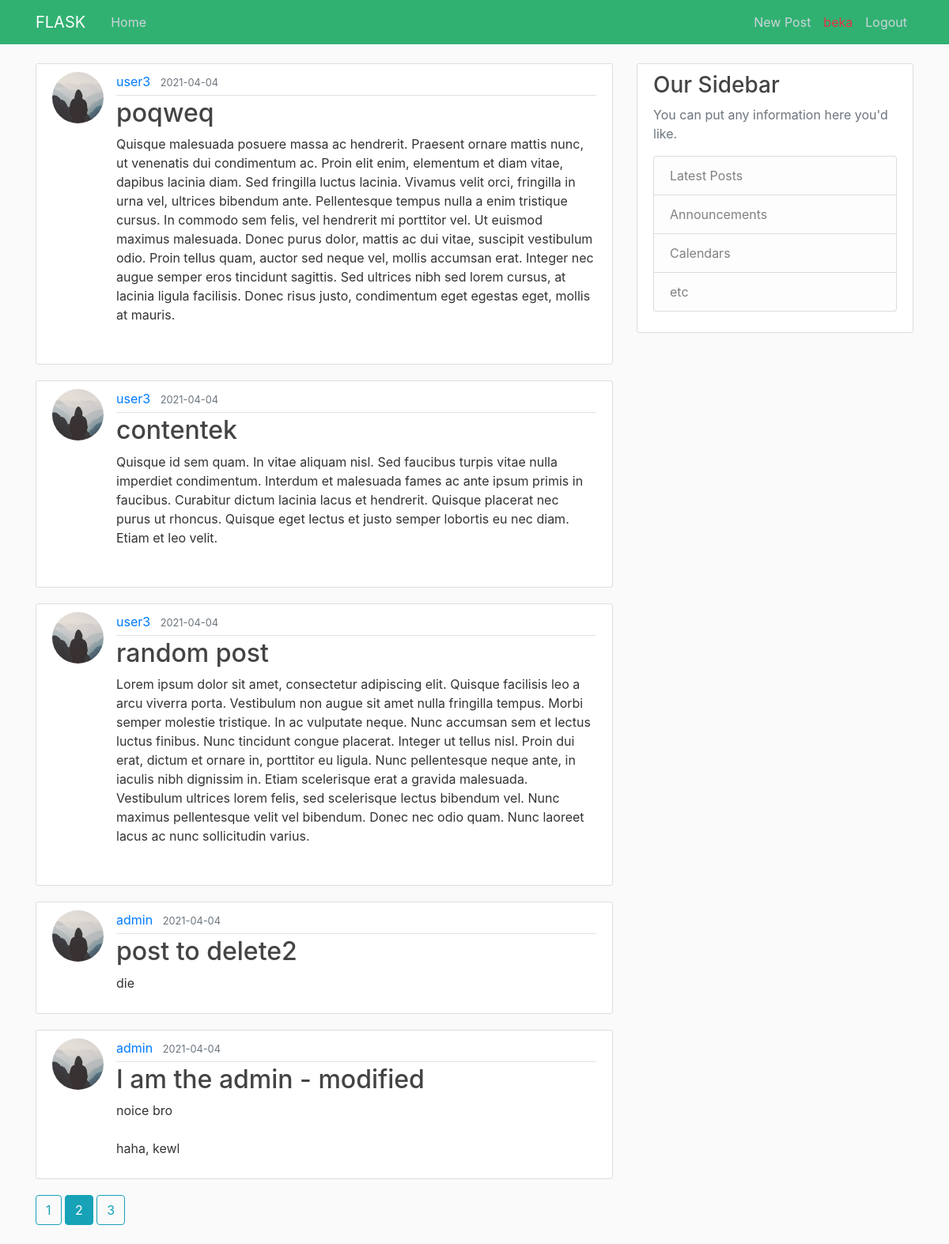
Page /index?page=2 (signed in) on the committed database.
### web_app/models.py (models this page shows, shortened)
class User(db.Model, UserMixin):
    id = db.Column(db.Integer, primary_key=True)
    username = db.Column(db.String(20), unique=True, nullable=False)
    email = db.Column(db.String(40), unique=True, nullable=False)
    image_file = db.Column(db.String(20), nullable=False, default='default.jpg')
    password = db.Column(db.String(100), nullable=False)
    posts = db.relationship("Post", backref="author", lazy=True)

class Post(db.Model):
    id = db.Column(db.Integer, primary_key=True)
    title = db.Column(db.String(100), nullable=False)
    date_posted = db.Column(db.DateTime, nullable=False, default=datetime.utcnow)
    content = db.Column(db.Text, nullable=False)
    user_id = db.Column(db.Integer, db.ForeignKey("user.id"), nullable=False)

### web_app/routes.py (the view)
@app.route("/")
@app.route("/index")
def index():
    page = request.args.get("page", 1, type=int) # get the first page when index loads
    posts = Post.query.order_by(Post.date_posted.desc()).paginate(page=page, per_page=5) # DB QUERY, object creation and setting up pages, and ordering by latest post
    return render_template('index.html', title="Home page", posts=posts)

### web_app/models.py (called while the page is built)
@login_manager.user_loader
def load_user(user_id):
    return User.query.get(int(user_id))

### web_app/templates/index.html (shortened to what this page needs)
{% extends "base.html" %}
{% block content %}
    {% for post in posts.items %}
        <article class="media content-section">
          <img class="rounded-circle article-img" src="{{ url_for('static', filename='profile_pics/' + post.author.image_file) }}">
          <div class="media-body">
            <div class="article-metadata">
              <a class="mr-2" href="{{url_for("user_posts", username=post.author.username)}}">{{ post.author.username }}</a>
              <small class="text-muted">{{ post.date_posted.strftime('%Y-%m-%d') }}</small>
            </div>
            <h2> <a class="article-title" href="{{ url_for('post', post_id=post.id) }}"> {{ post.title }} </a></h2>
            <p class="article-content">{{ post.content }}</p>
          </div>
</article>
{% endfor %}
{% for page_num in posts.iter_pages(left_edge=1, right_edge=1, left_current=1, right_current=2)  %}
  {% if page_num %}
    {% if posts.page == page_num%}
        <a class="btn btn-info media-body mb-4" href="{{ url_for("index", page=page_num) }}"> {{ page_num}} </a>
    {% else %}
        <a class="btn btn-outline-info mb-4" href="{{ url_for("index", page=page_num) }}"> {{ page_num}} </a>
    {% endif %}
  {% else %}
    ...
  {% endif %}
{% endfor %}
{% endblock %}

### web_app/templates/base.html (shortened to what this page needs)
<!DOCTYPE html>
<html>
<head>
    <link rel="stylesheet" href="https://maxcdn.bootstrapcdn.com/bootstrap/4.0.0/css/bootstrap.min.css">
    <link rel="stylesheet" type="text/css" href="{{ url_for('static', filename='main.css') }}">
</head>
<body>
    <header class="site-header">
      <nav class="navbar navbar-expand-md navbar-dark bg-steel fixed-top">
        <div class="container">
          <a class="navbar-brand mr-4" href="/">FLASK</a>
          <div class="collapse navbar-collapse" id="navbarToggle">
            <div class="navbar-nav mr-auto">
              <a class="nav-item nav-link" href="{{ url_for('index') }}">Home</a>
            </div>
            <div class="navbar-nav">
              {% if current_user.is_authenticated %}
                <a class="nav-item nav-link" href="{{ url_for('new_post') }}">New Post</a>
                <a class="nav-item nav-link text-danger" href="{{ url_for('account') }}"> {{current_user.username}}</a>
                <a class="nav-item nav-link" href="{{ url_for('logout') }}">Logout</a>
              {% else %}
                <a class="nav-item nav-link" href="{{ url_for('login') }}">Login</a>
                <a class="nav-item nav-link" href="{{ url_for('register') }}">Register</a>
              {% endif %}
            </div>
          </div>
        </div>
      </nav>
    </header>
    <main role="main" class="container">
      <div class="row">
        <div class="col-md-8">
          {% block content %}{% endblock %}
        </div>
        <div class="col-md-4">
          <div class="content-section">
            <h3>Our Sidebar</h3>
            <p class='text-muted'>You can put any information here you'd like.
              <ul class="list-group">
                <li class="list-group-item list-group-item-light">Latest Posts</li>
                <li class="list-group-item list-group-item-light">Announcements</li>
                <li class="list-group-item list-group-item-light">Calendars</li>
                <li class="list-group-item list-group-item-light">etc</li>
              </ul>
            </p>
          </div>
        </div>
      </div>
    </main>
</body>
</html>

### web_app/static/main.css (style rules this page uses)
body { background: #fafafa; color: #333333; margin-top: 5rem; }
h1, h2, h3, h4, h5, h6 { color: #444444; }
.bg-steel { background-color: #31b171; }
.site-header .navbar-nav .nav-link { color: #cbd5db; }
.content-section { background: #ffffff; padding: 10px 20px; border: 1px solid #dddddd; border-radius: 3px; margin-bottom: 20px; }
.article-title { color: #444444; }
.article-content { white-space: pre-line; }
.article-img { height: 65px; width: 65px; margin-right: 16px; }
.article-metadata { padding-bottom: 5px; margin-bottom: 3px; border-bottom: 1px solid #e3e3e3 }

### rows in the picture
User: username "beka"
Post: image_file (placeholder picture), author.username "user3", date_posted "2021-04-04", title "poqweq", content "Quisque malesuada posuere massa ac hendrerit. Praesent ornare mattis nunc, ut venenatis dui condimentum ac. Proin elit enim, elementum et diam vitae, dapibus lacinia diam. Sed fringilla luctus lacinia. Vivamus velit orci, fringilla in urna vel, ultrices bibendum ante. Pellentesque tempus nulla a enim tristique cursus. In commodo sem felis, vel hendrerit mi porttitor vel. Ut euismod maximus malesuada. Donec purus dolor, mattis ac dui vitae, suscipit vestibulum odio. Proin tellus quam, auctor sed neque vel, mollis accumsan erat. Integer nec augue semper eros tincidunt sagittis. Sed ultrices nibh sed lorem cursus, at lacinia ligula facilisis. Donec risus justo, condimentum eget egestas eget,…"
Post: image_file (placeholder picture), author.username "user3", date_posted "2021-04-04", title "contentek", content "Quisque id sem quam. In vitae aliquam nisl. Sed faucibus turpis vitae nulla imperdiet condimentum. Interdum et malesuada fames ac ante ipsum primis in faucibus. Curabitur dictum lacinia lacus et hendrerit. Quisque placerat nec purus ut rhoncus. Quisque eget lectus et justo semper lobortis eu nec diam. Etiam et leo velit."
Post: image_file (placeholder picture), author.username "user3", date_posted "2021-04-04", title "random post", content "Lorem ipsum dolor sit amet, consectetur adipiscing elit. Quisque facilisis leo a arcu viverra porta. Vestibulum non augue sit amet nulla fringilla tempus. Morbi semper molestie tristique. In ac vulputate neque. Nunc accumsan sem et lectus luctus finibus. Nunc tincidunt congue placerat. Integer ut tellus nisl. Proin dui erat, dictum et ornare in, porttitor eu ligula. Nunc pellentesque neque ante, in iaculis nibh dignissim in. Etiam scelerisque erat a gravida malesuada. Vestibulum ultrices lorem felis, sed scelerisque lectus bibendum vel. Nunc maximus pellentesque velit vel bibendum. Donec nec odio quam. Nunc laoreet lacus ac nunc sollicitudin varius."
Post: image_file (placeholder picture), author.username "admin", date_posted "2021-04-04", title "post to delete2", content "die"
Post: image_file (placeholder picture), author.username "admin", date_posted "2021-04-04", title "I am the admin - modified", content "noice bro haha, kewl"

### other values in the picture
{{ page_num }} "1" "3"
{{ page_num }} "2"
